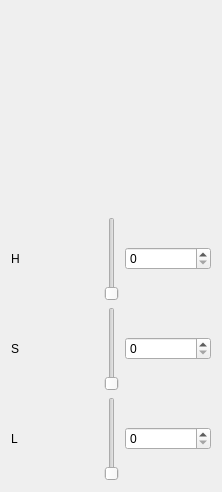
       <widget class="QWidget" name="tab_3">
        <attribute name="title">
         <string>HSL</string>
        </attribute>
        <layout class="QGridLayout" name="gridLayout_3">
         <item row="1" column="1">
          <widget class="color_widgets::HueSlider" name="slider_hsl_hue">
           <property name="toolTip">
            <string>Hue</string>
           </property>
          </widget>
         </item>
         <item row="1" column="0">
          <widget class="QLabel" name="label_5">
           <property name="toolTip">
            <string>Hue</string>
           </property>
           <property name="text">
            <string>H</string>
           </property>
          </widget>
         </item>
         <item row="2" column="2">
          <widget class="QSpinBox" name="spinBox_6">
           <property name="maximum">
            <number>255</number>
           </property>
          </widget>
         </item>
         <item row="1" column="2">
          <widget class="QSpinBox" name="spinBox_5">
           <property name="toolTip">
            <string>Hue</string>
           </property>
           <property name="maximum">
            <number>359</number>
           </property>
          </widget>
         </item>
         <item row="0" column="0" colspan="3">
          <widget class="color_widgets::ColorWheel" name="color_hsl">
           <property name="sizePolicy">
            <sizepolicy hsizetype="Minimum" vsizetype="Minimum">
             <horstretch>0</horstretch>
             <verstretch>0</verstretch>
            </sizepolicy>
           </property>
           <property name="minimumSize">
            <size>
             <width>200</width>
             <height>200</height>
            </size>
           </property>
           <property name="selectorShape">
            <enum>color_widgets::ColorWheel::ShapeSquare</enum>
           </property>
           <property name="rotatingSelector">
            <bool>false</bool>
           </property>
           <property name="colorSpace">
            <enum>color_widgets::ColorWheel::ColorHSL</enum>
           </property>
          </widget>
         </item>
         <item row="3" column="2">
          <widget class="QSpinBox" name="spinBox_7">
           <property name="maximum">
            <number>255</number>
           </property>
          </widget>
         </item>
         <item row="2" column="1">
          <widget class="color_widgets::GradientSlider" name="slider_hsl_sat">
           <property name="maximum">
            <number>255</number>
           </property>
          </widget>
         </item>
         <item row="3" column="1">
          <widget class="color_widgets::GradientSlider" name="slider_hsl_light">
           <property name="maximum">
            <number>255</number>
           </property>
          </widget>
         </item>
         <item row="2" column="0">
          <widget class="QLabel" name="label_6">
           <property name="text">
            <string>S</string>
           </property>
          </widget>
         </item>
         <item row="3" column="0">
          <widget class="QLabel" name="label_7">
           <property name="text">
            <string>L</string>
           </property>
          </widget>
         </item>
        </layout>
       </widget>
